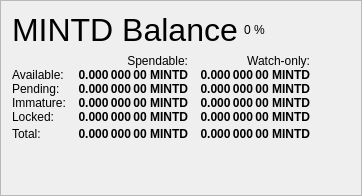
                   <widget class="QFrame" name="frame_Balances">
                    <property name="frameShape">
                     <enum>QFrame::StyledPanel</enum>
                    </property>
                    <property name="frameShadow">
                     <enum>QFrame::Raised</enum>
                    </property>
                    <layout class="QVBoxLayout" name="verticalLayout_4">
                     <item>
                      <layout class="QHBoxLayout" name="horizontalLayout_4">
                       <item>
                        <widget class="QLabel" name="label_5">
                         <property name="minimumSize">
                          <size>
                           <width>0</width>
                           <height>20</height>
                          </size>
                         </property>
                         <property name="font">
                          <font>
                           <pointsize>24</pointsize>
                           <weight>50</weight>
                           <bold>false</bold>
                          </font>
                         </property>
                         <property name="text">
                          <string>MINTD Balance</string>
                         </property>
                        </widget>
                       </item>
                       <item>
                        <widget class="QLabel" name="labelMINTDPercent">
                         <property name="text">
                          <string notr="true">0 %</string>
                         </property>
                        </widget>
                       </item>
                       <item>
                        <spacer name="horizontalSpacer_3">
                         <property name="orientation">
                          <enum>Qt::Horizontal</enum>
                         </property>
                         <property name="sizeHint" stdset="0">
                          <size>
                           <width>40</width>
                           <height>20</height>
                          </size>
                         </property>
                        </spacer>
                       </item>
                      </layout>
                     </item>
                     <item>
                      <layout class="QGridLayout" name="gridLayout">
                       <property name="horizontalSpacing">
                        <number>12</number>
                       </property>
                       <property name="verticalSpacing">
                        <number>0</number>
                       </property>
                       <item row="0" column="1">
                        <widget class="QLabel" name="labelSpendable">
                         <property name="text">
                          <string>Spendable:</string>
                         </property>
                         <property name="alignment">
                          <set>Qt::AlignRight|Qt::AlignTrailing|Qt::AlignVCenter</set>
                         </property>
                        </widget>
                       </item>
                       <item row="0" column="2">
                        <widget class="QLabel" name="labelWatchonly">
                         <property name="text">
                          <string>Watch-only:</string>
                         </property>
                         <property name="alignment">
                          <set>Qt::AlignRight|Qt::AlignTrailing|Qt::AlignVCenter</set>
                         </property>
                        </widget>
                       </item>
                       <item row="1" column="0">
                        <widget class="QLabel" name="labelBalanceText">
                         <property name="text">
                          <string>Available:</string>
                         </property>
                        </widget>
                       </item>
                       <item row="1" column="1">
                        <widget class="QLabel" name="labelBalance">
                         <property name="font">
                          <font>
                           <weight>75</weight>
                           <bold>true</bold>
                          </font>
                         </property>
                         <property name="cursor">
                          <cursorShape>IBeamCursor</cursorShape>
                         </property>
                         <property name="toolTip">
                          <string>Your current spendable balance</string>
                         </property>
                         <property name="text">
                          <string notr="true">0.000 000 00 MINTD</string>
                         </property>
                         <property name="alignment">
                          <set>Qt::AlignRight|Qt::AlignTrailing|Qt::AlignVCenter</set>
                         </property>
                         <property name="textInteractionFlags">
                          <set>Qt::LinksAccessibleByMouse|Qt::TextSelectableByKeyboard|Qt::TextSelectableByMouse</set>
                         </property>
                        </widget>
                       </item>
                       <item row="1" column="2">
                        <widget class="QLabel" name="labelWatchAvailable">
                         <property name="font">
                          <font>
                           <weight>75</weight>
                           <bold>true</bold>
                          </font>
                         </property>
                         <property name="cursor">
                          <cursorShape>IBeamCursor</cursorShape>
                         </property>
                         <property name="toolTip">
                          <string>Your current balance in watch-only addresses</string>
                         </property>
                         <property name="text">
                          <string notr="true">0.000 000 00 MINTD</string>
                         </property>
                         <property name="alignment">
                          <set>Qt::AlignRight|Qt::AlignTrailing|Qt::AlignVCenter</set>
                         </property>
                         <property name="textInteractionFlags">
                          <set>Qt::LinksAccessibleByMouse|Qt::TextSelectableByKeyboard|Qt::TextSelectableByMouse</set>
                         </property>
                        </widget>
                       </item>
                       <item row="2" column="0">
                        <widget class="QLabel" name="labelPendingText">
                         <property name="text">
                          <string>Pending:</string>
                         </property>
                        </widget>
                       </item>
                       <item row="2" column="1">
                        <widget class="QLabel" name="labelUnconfirmed">
                         <property name="font">
                          <font>
                           <weight>75</weight>
                           <bold>true</bold>
                          </font>
                         </property>
                         <property name="cursor">
                          <cursorShape>IBeamCursor</cursorShape>
                         </property>
                         <property name="toolTip">
                          <string>Total of transactions that have yet to be confirmed, and do not yet count toward the spendable balance</string>
                         </property>
                         <property name="text">
                          <string notr="true">0.000 000 00 MINTD</string>
                         </property>
                         <property name="alignment">
                          <set>Qt::AlignRight|Qt::AlignTrailing|Qt::AlignVCenter</set>
                         </property>
                         <property name="textInteractionFlags">
                          <set>Qt::LinksAccessibleByMouse|Qt::TextSelectableByKeyboard|Qt::TextSelectableByMouse</set>
                         </property>
                        </widget>
                       </item>
                       <item row="2" column="2">
                        <widget class="QLabel" name="labelWatchPending">
                         <property name="font">
                          <font>
                           <weight>75</weight>
                           <bold>true</bold>
                          </font>
                         </property>
                         <property name="cursor">
                          <cursorShape>IBeamCursor</cursorShape>
                         </property>
                         <property name="toolTip">
                          <string>Unconfirmed transactions to watch-only addresses</string>
                         </property>
                         <property name="text">
                          <string notr="true">0.000 000 00 MINTD</string>
                         </property>
                         <property name="alignment">
                          <set>Qt::AlignRight|Qt::AlignTrailing|Qt::AlignVCenter</set>
                         </property>
                         <property name="textInteractionFlags">
                          <set>Qt::LinksAccessibleByMouse|Qt::TextSelectableByKeyboard|Qt::TextSelectableByMouse</set>
                         </property>
                        </widget>
                       </item>
                       <item row="3" column="0">
                        <widget class="QLabel" name="labelImmatureText">
                         <property name="text">
                          <string>Immature:</string>
                         </property>
                        </widget>
                       </item>
                       <item row="3" column="1">
                        <widget class="QLabel" name="labelImmature">
                         <property name="font">
                          <font>
                           <weight>75</weight>
                           <bold>true</bold>
                          </font>
                         </property>
                         <property name="cursor">
                          <cursorShape>IBeamCursor</cursorShape>
                         </property>
                         <property name="toolTip">
                          <string>Staked or masternode rewards that has not yet matured</string>
                         </property>
                         <property name="text">
                          <string notr="true">0.000 000 00 MINTD</string>
                         </property>
                         <property name="alignment">
                          <set>Qt::AlignRight|Qt::AlignTrailing|Qt::AlignVCenter</set>
                         </property>
                         <property name="textInteractionFlags">
                          <set>Qt::LinksAccessibleByMouse|Qt::TextSelectableByKeyboard|Qt::TextSelectableByMouse</set>
                         </property>
                        </widget>
                       </item>
                       <item row="3" column="2">
                        <widget class="QLabel" name="labelWatchImmature">
                         <property name="font">
                          <font>
                           <weight>75</weight>
                           <bold>true</bold>
                          </font>
                         </property>
                         <property name="cursor">
                          <cursorShape>IBeamCursor</cursorShape>
                         </property>
                         <property name="toolTip">
                          <string>Staked or masternode rewards in watch-only addresses that has not yet matured</string>
                         </property>
                         <property name="text">
                          <string notr="true">0.000 000 00 MINTD</string>
                         </property>
                         <property name="alignment">
                          <set>Qt::AlignRight|Qt::AlignTrailing|Qt::AlignVCenter</set>
                         </property>
                         <property name="textInteractionFlags">
                          <set>Qt::LinksAccessibleByMouse|Qt::TextSelectableByKeyboard|Qt::TextSelectableByMouse</set>
                         </property>
                        </widget>
                       </item>
                       <item row="4" column="0">
                        <widget class="QLabel" name="labelLockedBalanceText">
                         <property name="toolTip">
                          <string>Locked MINTD or Masternode collaterals. These are excluded from zMINTD minting.</string>
                         </property>
                         <property name="text">
                          <string>Locked:</string>
                         </property>
                        </widget>
                       </item>
                       <item row="4" column="1">
                        <widget class="QLabel" name="labelLockedBalance">
                         <property name="font">
                          <font>
                           <weight>75</weight>
                           <bold>true</bold>
                          </font>
                         </property>
                         <property name="cursor">
                          <cursorShape>IBeamCursor</cursorShape>
                         </property>
                         <property name="toolTip">
                          <string>Locked MINTD or Masternode collaterals. These are excluded from zMINTD minting.</string>
                         </property>
                         <property name="text">
                          <string notr="true">0.000 000 00 MINTD</string>
                         </property>
                         <property name="alignment">
                          <set>Qt::AlignRight|Qt::AlignTrailing|Qt::AlignVCenter</set>
                         </property>
                         <property name="textInteractionFlags">
                          <set>Qt::LinksAccessibleByMouse|Qt::TextSelectableByKeyboard|Qt::TextSelectableByMouse</set>
                         </property>
                        </widget>
                       </item>
                       <item row="4" column="2">
                        <widget class="QLabel" name="labelWatchLocked">
                         <property name="font">
                          <font>
                           <weight>75</weight>
                           <bold>true</bold>
                          </font>
                         </property>
                         <property name="cursor">
                          <cursorShape>IBeamCursor</cursorShape>
                         </property>
                         <property name="toolTip">
                          <string>Current locked balance in watch-only addresses</string>
                         </property>
                         <property name="text">
                          <string notr="true">0.000 000 00 MINTD</string>
                         </property>
                         <property name="alignment">
                          <set>Qt::AlignRight|Qt::AlignTrailing|Qt::AlignVCenter</set>
                         </property>
                         <property name="textInteractionFlags">
                          <set>Qt::LinksAccessibleByMouse|Qt::TextSelectableByKeyboard|Qt::TextSelectableByMouse</set>
                         </property>
                        </widget>
                       </item>
                       <item row="5" column="0">
                        <widget class="QLabel" name="labelTotalText">
                         <property name="toolTip">
                          <string>Your current MINTD balance, unconfirmed and immature transactions included</string>
                         </property>
                         <property name="text">
                          <string>Total:</string>
                         </property>
                        </widget>
                       </item>
                       <item row="5" column="1">
                        <widget class="QLabel" name="labelTotal">
                         <property name="font">
                          <font>
                           <weight>75</weight>
                           <bold>true</bold>
                          </font>
                         </property>
                         <property name="cursor">
                          <cursorShape>IBeamCursor</cursorShape>
                         </property>
                         <property name="toolTip">
                          <string>Your current MINTD balance, unconfirmed and immature transactions included</string>
                         </property>
                         <property name="text">
                          <string notr="true">0.000 000 00 MINTD</string>
                         </property>
                         <property name="alignment">
                          <set>Qt::AlignRight|Qt::AlignTrailing|Qt::AlignVCenter</set>
                         </property>
                         <property name="textInteractionFlags">
                          <set>Qt::LinksAccessibleByMouse|Qt::TextSelectableByKeyboard|Qt::TextSelectableByMouse</set>
                         </property>
                        </widget>
                       </item>
                       <item row="5" column="2">
                        <widget class="QLabel" name="labelWatchTotal">
                         <property name="font">
                          <font>
                           <weight>75</weight>
                           <bold>true</bold>
                          </font>
                         </property>
                         <property name="cursor">
                          <cursorShape>IBeamCursor</cursorShape>
                         </property>
                         <property name="toolTip">
                          <string>Current total balance in watch-only addresses</string>
                         </property>
                         <property name="text">
                          <string notr="true">0.000 000 00 MINTD</string>
                         </property>
                         <property name="alignment">
                          <set>Qt::AlignRight|Qt::AlignTrailing|Qt::AlignVCenter</set>
                         </property>
                         <property name="textInteractionFlags">
                          <set>Qt::LinksAccessibleByMouse|Qt::TextSelectableByKeyboard|Qt::TextSelectableByMouse</set>
                         </property>
                        </widget>
                       </item>
                       <item row="5" column="3">
                        <spacer name="horizontalSpacer_9">
                         <property name="orientation">
                          <enum>Qt::Horizontal</enum>
                         </property>
                         <property name="sizeHint" stdset="0">
                          <size>
                           <width>40</width>
                           <height>20</height>
                          </size>
                         </property>
                        </spacer>
                       </item>
                      </layout>
                     </item>
                     <item>
                      <spacer name="verticalSpacer_3">
                       <property name="orientation">
                        <enum>Qt::Vertical</enum>
                       </property>
                       <property name="sizeHint" stdset="0">
                        <size>
                         <width>20</width>
                         <height>40</height>
                        </size>
                       </property>
                      </spacer>
                     </item>
                    </layout>
                   </widget>
